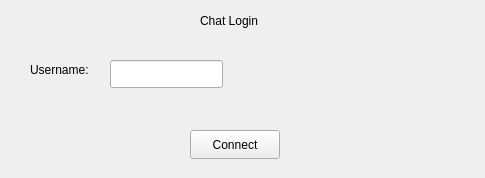
<?xml version="1.0" encoding="UTF-8"?>
<ui version="4.0">
 <class>LoginWindow</class>
 <widget class="QWidget" name="LoginWindow">
  <property name="geometry">
   <rect>
    <x>0</x>
    <y>0</y>
    <width>485</width>
    <height>178</height>
   </rect>
  </property>
  <property name="windowTitle">
   <string>Form</string>
  </property>
  <widget class="QLabel" name="label">
   <property name="geometry">
    <rect>
     <x>200</x>
     <y>10</y>
     <width>71</width>
     <height>21</height>
    </rect>
   </property>
   <property name="text">
    <string>Chat Login</string>
   </property>
  </widget>
  <widget class="QLineEdit" name="usernameInput">
   <property name="geometry">
    <rect>
     <x>110</x>
     <y>60</y>
     <width>113</width>
     <height>28</height>
    </rect>
   </property>
  </widget>
  <widget class="QLabel" name="errorLabel">
   <property name="geometry">
    <rect>
     <x>110</x>
     <y>90</y>
     <width>191</width>
     <height>20</height>
    </rect>
   </property>
   <property name="text">
    <string/>
   </property>
  </widget>
  <widget class="QPushButton" name="connectButton">
   <property name="geometry">
    <rect>
     <x>190</x>
     <y>130</y>
     <width>90</width>
     <height>29</height>
    </rect>
   </property>
   <property name="text">
    <string>Connect</string>
   </property>
  </widget>
  <widget class="QLabel" name="label_2">
   <property name="geometry">
    <rect>
     <x>30</x>
     <y>60</y>
     <width>81</width>
     <height>20</height>
    </rect>
   </property>
   <property name="text">
    <string>Username:</string>
   </property>
  </widget>
 </widget>
 <resources/>
 <connections/>
</ui>
